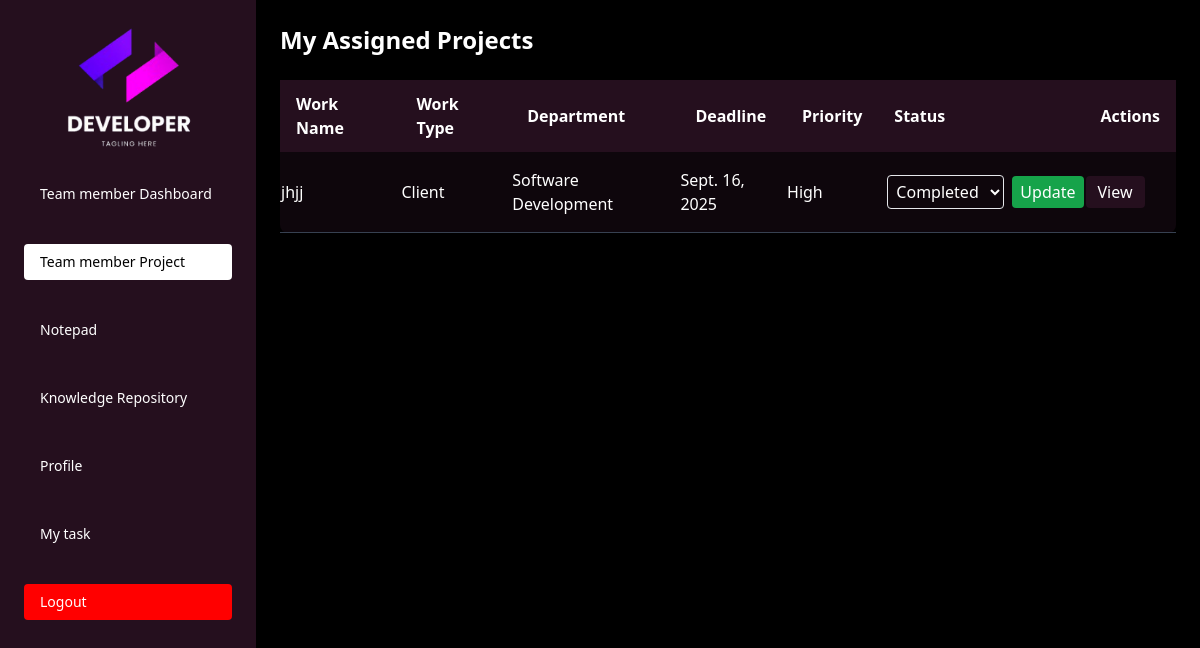
Screenshot of /teammember_project/ (signed in) with the database file from the repository.
### monitoringapp/models.py (models this page shows, shortened)
class ProjectAssign(models.Model):
    WORK_TYPE_CHOICES = (
        ("Client", "Client"),
        ("Company", "Company"),
        ("Other", "Other"),
    )
    PRIORITY_CHOICES = (
        ("Low", "Low"),
        ("Medium", "Medium"),
        ("High", "High"),
        ("Urgent", "Urgent"),
    )
    STATUS_CHOICES = (
        ("Not Started", "Not Started"),
        ("In Progress", "In Progress"),
        ("On Hold", "On Hold"),
        ("Completed", "Completed"),
    )
    team = models.ForeignKey("Team", on_delete=models.CASCADE)
    department = models.ForeignKey("Department", on_delete=models.CASCADE)
    assign_to = models.ForeignKey("User", related_name="assigned_works", on_delete=models.CASCADE)
    assigned_by = models.ForeignKey("User", related_name="given_works", on_delete=models.CASCADE)
    work_name = models.CharField(max_length=255)
    work_type = models.CharField(max_length=50, choices=WORK_TYPE_CHOICES)
    category = models.CharField(max_length=255, blank=True, null=True)
    description = models.TextField(blank=True, null=True)
    deadline = models.DateField(null=True, blank=True)
    additional_notes = models.TextField(blank=True, null=True)
    upload_file = models.FileField(upload_to="uploads/files/", blank=True, null=True)
    upload_image = models.ImageField(upload_to="uploads/images/", blank=True, null=True)
    color_preference = models.CharField(max_length=100, blank=True, null=True)
    content_example = models.TextField(blank=True, null=True)
    priority = models.CharField(max_length=20, choices=PRIORITY_CHOICES, default="Medium")
    assigned_date = models.DateField(default=now)
    status = models.CharField(
        max_length=20,
        choices=STATUS_CHOICES,
        default="Not Started"
    )

class Department(models.Model):
    name = models.CharField(max_length=100, unique=True)

### monitoringapp/views.py (the view, shortened to what this page needs)
# urls.py: path('teammember_project/', views.teammember_project, name='teammember_project'),
def teammember_project(request):
    user = get_object_or_404(User, id=request.session.get("user_id"))
    projects = ProjectAssign.objects.filter(assign_to=user).order_by("-assigned_date")
    return render(request, "teammember_project.html", {"projects": projects})

### monitoringapp/templates/teammember_project.html (shortened to what this page needs)
{% load static %}
<!DOCTYPE html>
<html lang="en">
<head>
  <script src="https://cdn.tailwindcss.com"></script>
  <link rel="stylesheet" href="{% static 'css/admin.css' %}">
</head>
<body class="bg-black text-white font-sans select-none">
<div id="sidebar"
     class="fixed top-0 left-0 h-full w-64 bg-[#250f1e] overflow-y-auto text-white p-6 z-50 transform -translate-x-full md:translate-x-0 transition-transform duration-300 ease-in-out">  <div class="flex items-center justify-between mb-6">
    <div class="w-full flex justify-center select-none">
      <img src="{% static 'images/logo.png' %}" alt="Logo" class="w-32 h-32 object-contain">
    </div>
  </div>
  <nav class="select-none">
    <ul class="space-y-8 text-sm">
      <li>
        <a href="{% url 'teammember_dashboard' %}" class="block py-2 px-4 rounded hover:bg-white hover:text-black">Team member Dashboard</a>
      </li>
      <li>
        <a href="{% url 'teammember_project' %}" class="block py-2 px-4 rounded bg-white text-black">Team member Project</a>
      </li>
      <li>
        <a href="{% url 'teammember_notepad' %}" class="block py-2 px-4 rounded hover:bg-white hover:text-black">Notepad</a>
      </li>
      <li>
        <a href="{% url 'teammember_repository' %}" class="block py-2 px-4 rounded hover:bg-white hover:text-black">Knowledge Repository</a>
      </li>
      <li>
        <a href="{% url 'teammember_profile' %}" class="block py-2 px-4 rounded hover:bg-white hover:text-black">Profile</a>
      </li>
      <li>
        <a href="{% url 'teammember_task' %}" class="block py-2 px-4 rounded hover:bg-white hover:text-black">My task</a>
      </li>
      <li>
        <a href="{% url 'teammember_logout' %}" class="block py-2 px-4 rounded bg-[red] text-white">Logout</a>
      </li>
    </ul>
  </nav>
</div>
<div class="ml-0 md:ml-64 p-6">
  <h1 class="text-2xl font-bold mb-6">My Assigned Projects</h1>
  {% if projects %}
  <div class="overflow-x-auto">
    <table class="min-w-full bg-[#250f1e]/40 rounded-lg">
      <thead>
        <tr class="bg-[#250f1e] text-left">
          <th class="py-3 px-4">Work Name</th>
          <th class="py-3 px-4">Work Type</th>
          <th class="py-3 px-4">Department</th>
          <th class="py-3 px-4">Deadline</th>
          <th class="py-3 px-4">Priority</th>
          <th class="py-3 px-4">Status</th>
          <th class="py-3 px-4">Actions</th>
        </tr>
      </thead>
      <tbody>
        {% for project in projects %}
        <tr class="border-b border-gray-700">
          <td class="py-4">{{ project.work_name }}</td>
          <td class="py-4">{{ project.work_type }}</td>
          <td class="py-4">{{ project.department.name }}</td>
          <td class="py-4">{{ project.deadline }}</td>
          <td class="py-4">{{ project.priority }}</td>
          <td class="py-4">
            <form method="POST" action="{% url 'update_project_status' project.id %}" class="flex items-center space-x-2">
              <select name="status" class="p-1 rounded border text-black">
                {% for value, label in project.STATUS_CHOICES %}
                  <option value="{{ value }}" {% if project.status == value %}selected{% endif %}>{{ label }}</option>
                {% endfor %}
              </select>
              <button type="submit" class="bg-green-600 text-white px-2 py-1 rounded">Update</button>
            </form>
          </td>
          <td class="py-4">
            <button onclick="openProjectModal({{ project.id }})"
                    class="bg-[#250f1e] text-white px-3 py-1 rounded">
              View
            </button>
          </td>
        </tr>
        {% endfor %}
      </tbody>
    </table>
  </div>
  {% else %}
    <p>No projects assigned to you yet.</p>
  {% endif %}
</div>
</body>
</html>

### monitoringapp/static/css/admin.css (style rules this page uses)
input, select, textarea { background-color: transparent !important; color: white !important; }
html, body { overflow-x: hidden; width: 100%; }

### rows the page displays
ProjectAssign: work_name "jhjj", work_type "Client", department.name "Software Development", deadline "Sept. 16, 2025", priority "High", status "Completed"
